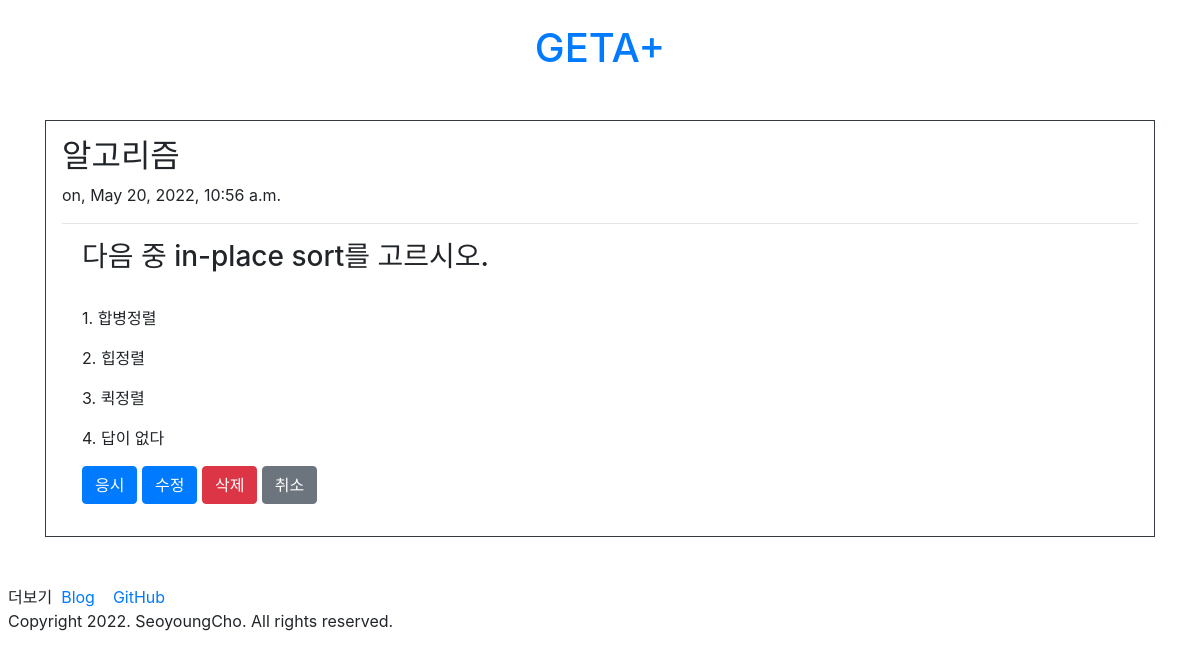
/questions/question/3/, run on an earlier commit of the app's database.
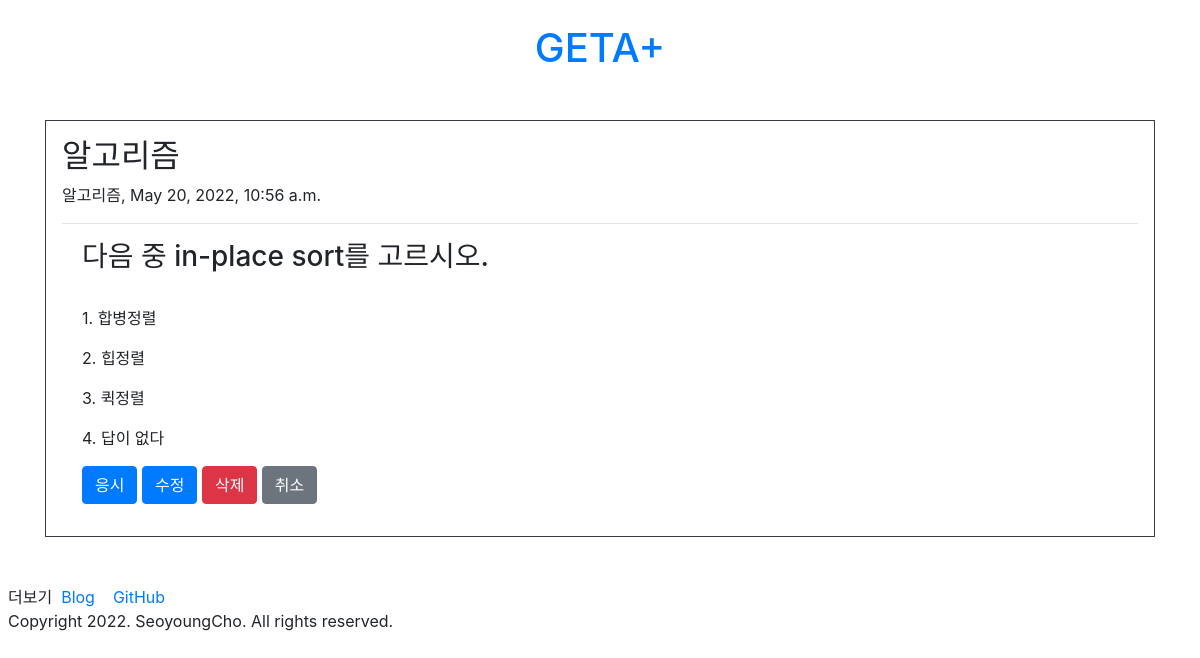
And on a later commit of the database.
### questions/models.py (models this page shows)
class Question(models.Model):
    title = models.CharField(max_length = 200)
    subject = models.CharField(max_length = 50)
    create_date = models.DateTimeField()
    content = models.TextField()
    ans1 = models.TextField()
    ans2 = models.TextField()
    ans3 = models.TextField()
    ans4 = models.TextField()
    ans = models.TextField()

### questions/views.py (the view)
# urls.py: path('question/<int:question_id>/', views.detail, name='detail'),
def detail(request, question_id):
    question = get_object_or_404(Question, pk=question_id)
    context = {'question' : question }
    return render(request,'questions/question.html', context)

### templates/questions/question.html (shortened to what this page needs)
<!DOCTYPE html>
<html>
<head>
	{% load static %}
	<link rel="stylesheet" type="text/css" href="{% static 'bootstrap.min.css' %}">
</head>
<body>
	<div>
		<div class="py-4 text-center">
  			<header>
  				<h1><a class="text-decoration-none" href="/">GETA+</a></h1>
  			</header>
   		</div>
        <div class='container my-3'>
    		<div class="border border-dark p-3">
      			<h2>{{question.title}}</h2>
				{{question.subject}}, {{question.create_date}}
				<hr>
				<form class="form-check my-3">
					<h3>{{question.content}}</h3><br>
					<div class="form-group">
        				<label class="form-check-label">1. {{question.ans1}}</label>
					</div>
					<div class="form-group">
        				<label class="form-check-label">2. {{question.ans2}}</label>
					</div>
					<div class="form-group">
        				<label class="form-check-label">3. {{question.ans3}}</label>
					</div>
					<div class="form-group">
        				<label class="form-check-label">4. {{question.ans4}}</label>
					</div>
					<input onclick="location.href='../answer/create/{{question.id}}'" class="btn btn-primary" type="button" value="응시">
    				<input onclick="location.href='../update/{{question.id}}'" class="btn btn-primary" type="button" value="수정">
					<input onclick="location.href='../delete/{{question.id}}'" class="btn btn-danger" type="button" value="삭제">
					<input onclick="location.href='../../'" class="btn btn-secondary" type="button" value="취소">
				</form>
    		</div>
  		</div>
		<br>
        <div class='m-2'>
        <div>
            더보기&nbsp;
        	<a href='https://stonesy927.tistory.com/' target='_blank'>
            Blog
        	</a>
        	<a href='https://github.com/ChoSeoyoung' target='_blank'>
            GitHub
        	</a>
      	</div>
      <div>
        Copyright 2022. SeoyoungCho. All rights reserved.
      </div>
    </div>
	</div>
</body>
</html>

What changed in the data, as far as the page shows it:
changed Question "알고리즘": subject "on" → "알고리즘"
